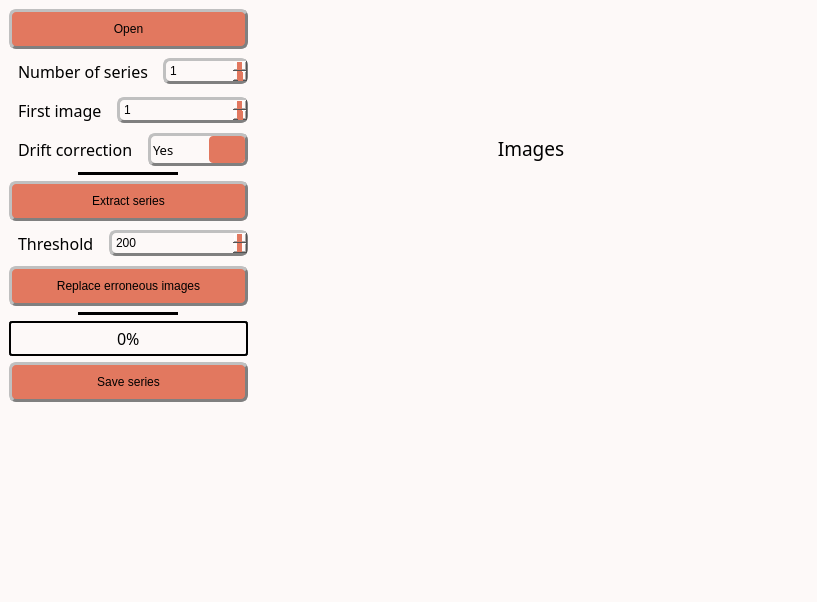
<?xml version="1.0" encoding="UTF-8"?>
<ui version="4.0">
 <class>MainWindow</class>
 <widget class="QMainWindow" name="MainWindow">
  <property name="windowModality">
   <enum>Qt::WindowModal</enum>
  </property>
  <property name="geometry">
   <rect>
    <x>0</x>
    <y>0</y>
    <width>817</width>
    <height>602</height>
   </rect>
  </property>
  <property name="sizePolicy">
   <sizepolicy hsizetype="Preferred" vsizetype="Preferred">
    <horstretch>0</horstretch>
    <verstretch>0</verstretch>
   </sizepolicy>
  </property>
  <property name="contextMenuPolicy">
   <enum>Qt::PreventContextMenu</enum>
  </property>
  <property name="windowTitle">
   <string>Extract mosaic</string>
  </property>
  <property name="windowOpacity">
   <double>1.000000000000000</double>
  </property>
  <property name="autoFillBackground">
   <bool>false</bool>
  </property>
  <property name="styleSheet">
   <string notr="true">/* Couleur du fond, label, combobox, progressbar vide et spin box */
QWidget, QLabel, QComboBox, QProgressBar, QSpinBox {background-color: rgb(253, 249, 248)}

/* Couleur quand inactif */
QPushButton:disabled, QComboBox:disabled, QSpinBox:disabled {background-color: rgba(243, 98, 64,150)}

/* Couleur des boutons et des selecteurs */
QPushButton, QComboBox::drop-down:button, QComboBox::down-arrow, QComboBox::down-arrow:disabled, QSpinBox::drop-down:button, QSpinBox::down-arrow, QSpinBox::down-arrow:disabled, QSpinBox::drop-up:button, QSpinBox::up-arrow, QSpinBox::up-arrow:disabled, QSlider::handle:horizontal {background-color: rgb(226, 120, 95)}

/* Couleur des bordures de même couleur que les boutons */
QComboBox::drop-down:button, QSpinBox::drop-down:button, QSpinBox::drop-up:button {border-color: rgb(193, 167, 181)}

/* Couleur des textes */
QLabel, QPushButton, QPushButton:hover, QCheckBox, QComboBox, Line, QTextEdit, QSpinBox {color: rgb(0, 0, 0)}

/* style des bordures 1 */
QLabel, QPushButton, QPushButton:hover, QCheckBox, QComboBox, QSpinBox  {
	border-style : outset;
	min-width : 5em;
}

/* style des bordures 2 */
QPushButton, QPushButton:hover, QCheckBox, QComboBox, QSpinBox  {
	border-radius: 7px;
	border-width: 3px;
	border-color: gray;
}

/* Font 1 */
QPushButton, QPushButton:hover, QCheckBox, QProgressBar {font: 12pt &quot;Noto Sans Cond&quot;}

/* Font 2 */
QComboBox, QTextEdit, QSpinBox {font: 10pt &quot;Noto Sans Cond&quot;}

/* Padding 1 */
QLabel, QComboBox, QComboBox::down-arrow, QSpinBox, QSpinBox::down-arrow, QSpinBox::up-arrow {padding : 2px;}

/* Padding 2 */
QPushButton, QPushButton:hover, QCheckBox {padding : 10px;}

/* Gestion taille des QCheckBoxes */
QCheckBox::indicator:unchecked, QCheckBox::indicator:unchecked:hover, QCheckBox::indicator:checked, QCheckBox::indicator:checked:hover  {
	width :30px;
	height : 30px;
}

QLabel {
	Border-radius : 5px;
	border-width : 0px;
	border-color : black;
	font : 14pt &quot;Noto Sans Cond&quot;;
}

QPushButton:hover {background-color: rgb(243, 98, 64);}

QCheckBox::indicator:unchecked {image: url(icons/uncheck_icon.png);}

QCheckBox::indicator:unchecked:hover {image: url(icons/uncheck_hover_icon.png);}

QCheckBox::indicator:checked {image: url(icons/Check_icon.png);}

QCheckBox::indicator:checked:hover {image: url(icons/Check_hover_icon.png);}

QComboBox::drop-down:button{
	border-radius: 4px;
	border-width: 3px;
	width: 36px;
}

QComboBox::down-arrow {
	image : url(icons/Arrow_down.png);
    width: 26px;
    height: 24px;
}

Line{
	format: plain;
	midLine-Width : 5px;
}

QFrame[height=&quot;3&quot;], QFrame[width=&quot;3&quot;] {background-color: #3A3939;}

QTextEdit{
	background-color: rgb(255, 255, 255);
	border-style: solid;
	border-radius: 5px;
	border-width: 2px;
	border-color: black;
}

QLineEdit {font : 12pt &quot;Noto Sans Cond&quot;;}

/* Gestion taille des QLineEdit */
QLineEdit::indicator:unchecked, QLineEdit::indicator:unchecked:hover, QLineEdit::indicator:checked, QLineEdit::indicator:checked:hover  {
	border-color: black;
}

QHBoxLayout {background-color: rgb(0, 240, 240, 50);}

QProgressBar {
	text-align: center;
	border: 2px solid black;
	border-radius: 3px;
 }

 QProgressBar::chunk {
	background-color: rgb(243, 98, 64);
	width: 20px;
	margin : 0.5px;
 }

QSpinBox::drop-down:button, QSpinBox::drop-up:button {
	border-radius: 2px;
	border-width: 3px;
	width: 36px;
}

QSpinBox::down-arrow {
	image : url(icons/Arrow_down.png);
    width: 26px;
    height: 24px;
}

QSpinBox::up-arrow {
	image : url(icons/Arrow_up.png);
    width: 26px;
    height: 24px;
}

QSlider::groove:horizontal {
    border: 1px solid #999999;
    height: 5px; /* the groove expands to the size of the slider by default. by giving it a height, it has a fixed size */
    background-color: rgb(0, 0, 0);
    margin: 2px 0;
}

QSlider::handle:horizontal {
    border: 1px solid #5c5c5c;
    width: 25px;
    height: 40px;
    margin: -10px 0; /* handle is placed by default on the contents rect of the groove. Expand outside the groove */
    border-radius: 3px;
}</string>
  </property>
  <property name="toolButtonStyle">
   <enum>Qt::ToolButtonIconOnly</enum>
  </property>
  <widget class="QWidget" name="centralwidget">
   <property name="autoFillBackground">
    <bool>false</bool>
   </property>
   <property name="styleSheet">
    <string notr="true"/>
   </property>
   <layout class="QHBoxLayout" name="horizontalLayout_6">
    <item>
     <layout class="QHBoxLayout" name="horizontalLayout_5">
      <item>
       <layout class="QVBoxLayout" name="verticalLayout_2">
        <item>
         <widget class="QPushButton" name="OpenData">
          <property name="sizePolicy">
           <sizepolicy hsizetype="Preferred" vsizetype="Fixed">
            <horstretch>0</horstretch>
            <verstretch>0</verstretch>
           </sizepolicy>
          </property>
          <property name="text">
           <string>Open</string>
          </property>
          <property name="icon">
           <iconset>
            <normaloff>../Traitement_stack/icons/import_icon.png</normaloff>../Traitement_stack/icons/import_icon.png</iconset>
          </property>
         </widget>
        </item>
        <item>
         <layout class="QHBoxLayout" name="horizontalLayout">
          <item>
           <widget class="QLabel" name="XYbin_label_">
            <property name="sizePolicy">
             <sizepolicy hsizetype="Fixed" vsizetype="Preferred">
              <horstretch>0</horstretch>
              <verstretch>0</verstretch>
             </sizepolicy>
            </property>
            <property name="font">
             <font>
              <family>Noto Sans Cond</family>
              <pointsize>12</pointsize>
              <weight>50</weight>
              <italic>false</italic>
              <bold>false</bold>
             </font>
            </property>
            <property name="styleSheet">
             <string notr="true">QLabel {
color: rgb(0, 0, 0);
background-color:	rgb(253, 249, 248);
border-style : outset;
Border-radius : 5px;
border-width : 0px;
border-color : black;
min-width : 5em;
padding : 5px;
font : 12pt &quot;Noto Sans Cond&quot;;
}</string>
            </property>
            <property name="text">
             <string>Number of series</string>
            </property>
           </widget>
          </item>
          <item>
           <widget class="QSpinBox" name="nbrSeries">
            <property name="sizePolicy">
             <sizepolicy hsizetype="Minimum" vsizetype="Fixed">
              <horstretch>0</horstretch>
              <verstretch>0</verstretch>
             </sizepolicy>
            </property>
            <property name="minimumSize">
             <size>
              <width>85</width>
              <height>15</height>
             </size>
            </property>
            <property name="toolTip">
             <string>&lt;html&gt;&lt;head/&gt;&lt;body&gt;&lt;p&gt;&lt;span style=&quot; font-size:11pt;&quot;&gt;Reduce image dimension by the given factor&lt;/span&gt;&lt;/p&gt;&lt;/body&gt;&lt;/html&gt;</string>
            </property>
            <property name="minimum">
             <number>1</number>
            </property>
            <property name="maximum">
             <number>99</number>
            </property>
           </widget>
          </item>
         </layout>
        </item>
        <item>
         <layout class="QHBoxLayout" name="horizontalLayout_2">
          <item>
           <widget class="QLabel" name="XYbin_label_1">
            <property name="sizePolicy">
             <sizepolicy hsizetype="Fixed" vsizetype="Preferred">
              <horstretch>0</horstretch>
              <verstretch>0</verstretch>
             </sizepolicy>
            </property>
            <property name="font">
             <font>
              <family>Noto Sans Cond</family>
              <pointsize>12</pointsize>
              <weight>50</weight>
              <italic>false</italic>
              <bold>false</bold>
             </font>
            </property>
            <property name="styleSheet">
             <string notr="true">QLabel {
color: rgb(0, 0, 0);
background-color:	rgb(253, 249, 248);
border-style : outset;
Border-radius : 5px;
border-width : 0px;
border-color : black;
min-width : 5em;
padding : 5px;
font : 12pt &quot;Noto Sans Cond&quot;;
}</string>
            </property>
            <property name="text">
             <string>First image</string>
            </property>
           </widget>
          </item>
          <item>
           <widget class="QSpinBox" name="First_img">
            <property name="sizePolicy">
             <sizepolicy hsizetype="Minimum" vsizetype="Fixed">
              <horstretch>0</horstretch>
              <verstretch>0</verstretch>
             </sizepolicy>
            </property>
            <property name="minimumSize">
             <size>
              <width>85</width>
              <height>15</height>
             </size>
            </property>
            <property name="toolTip">
             <string>&lt;html&gt;&lt;head/&gt;&lt;body&gt;&lt;p&gt;&lt;span style=&quot; font-size:11pt;&quot;&gt;Reduce image dimension by the given factor&lt;/span&gt;&lt;/p&gt;&lt;/body&gt;&lt;/html&gt;</string>
            </property>
            <property name="minimum">
             <number>1</number>
            </property>
            <property name="maximum">
             <number>99</number>
            </property>
           </widget>
          </item>
         </layout>
        </item>
        <item>
         <layout class="QHBoxLayout" name="horizontalLayout_3">
          <item>
           <widget class="QLabel" name="XYbin_label_2">
            <property name="sizePolicy">
             <sizepolicy hsizetype="Fixed" vsizetype="Preferred">
              <horstretch>0</horstretch>
              <verstretch>0</verstretch>
             </sizepolicy>
            </property>
            <property name="font">
             <font>
              <family>Noto Sans Cond</family>
              <pointsize>12</pointsize>
              <weight>50</weight>
              <italic>false</italic>
              <bold>false</bold>
             </font>
            </property>
            <property name="styleSheet">
             <string notr="true">QLabel {
color: rgb(0, 0, 0);
background-color:	rgb(253, 249, 248);
border-style : outset;
Border-radius : 5px;
border-width : 0px;
border-color : black;
min-width : 5em;
padding : 5px;
font : 12pt &quot;Noto Sans Cond&quot;;
}</string>
            </property>
            <property name="text">
             <string>Drift correction</string>
            </property>
           </widget>
          </item>
          <item>
           <widget class="QComboBox" name="DriftCorr_choice">
            <property name="sizePolicy">
             <sizepolicy hsizetype="Preferred" vsizetype="Minimum">
              <horstretch>0</horstretch>
              <verstretch>0</verstretch>
             </sizepolicy>
            </property>
            <property name="font">
             <font>
              <family>Noto Sans Cond</family>
              <pointsize>10</pointsize>
              <weight>50</weight>
              <italic>false</italic>
              <bold>false</bold>
             </font>
            </property>
            <property name="contextMenuPolicy">
             <enum>Qt::NoContextMenu</enum>
            </property>
            <property name="toolTip">
             <string>&lt;html&gt;&lt;head/&gt;&lt;body&gt;&lt;p&gt;&lt;span style=&quot; font-size:11pt;&quot;&gt;Choose of the algorithm.&lt;/span&gt;&lt;/p&gt;&lt;/body&gt;&lt;/html&gt;</string>
            </property>
            <property name="styleSheet">
             <string notr="true"/>
            </property>
            <item>
             <property name="text">
              <string>Yes</string>
             </property>
            </item>
            <item>
             <property name="text">
              <string>No</string>
             </property>
            </item>
           </widget>
          </item>
         </layout>
        </item>
        <item alignment="Qt::AlignHCenter">
         <widget class="Line" name="line1">
          <property name="sizePolicy">
           <sizepolicy hsizetype="Fixed" vsizetype="Fixed">
            <horstretch>0</horstretch>
            <verstretch>0</verstretch>
           </sizepolicy>
          </property>
          <property name="minimumSize">
           <size>
            <width>100</width>
            <height>0</height>
           </size>
          </property>
          <property name="frameShadow">
           <enum>QFrame::Plain</enum>
          </property>
          <property name="lineWidth">
           <number>5</number>
          </property>
          <property name="midLineWidth">
           <number>5</number>
          </property>
          <property name="orientation">
           <enum>Qt::Horizontal</enum>
          </property>
         </widget>
        </item>
        <item>
         <widget class="QPushButton" name="Xtract_series">
          <property name="text">
           <string>Extract series</string>
          </property>
          <property name="icon">
           <iconset>
            <normaloff>../Traitement_stack/icons/run_icon.png</normaloff>../Traitement_stack/icons/run_icon.png</iconset>
          </property>
         </widget>
        </item>
        <item>
         <layout class="QHBoxLayout" name="horizontalLayout_4">
          <item>
           <widget class="QLabel" name="label">
            <property name="sizePolicy">
             <sizepolicy hsizetype="Fixed" vsizetype="Preferred">
              <horstretch>0</horstretch>
              <verstretch>0</verstretch>
             </sizepolicy>
            </property>
            <property name="font">
             <font>
              <family>Noto Sans Cond</family>
              <pointsize>12</pointsize>
              <weight>50</weight>
              <italic>false</italic>
              <bold>false</bold>
             </font>
            </property>
            <property name="styleSheet">
             <string notr="true">QLabel {
color: rgb(0, 0, 0);
background-color:	rgb(253, 249, 248);
border-style : outset;
Border-radius : 5px;
border-width : 0px;
border-color : black;
min-width : 5em;
padding : 5px;
font : 12pt &quot;Noto Sans Cond&quot;;
}</string>
            </property>
            <property name="text">
             <string>Threshold</string>
            </property>
           </widget>
          </item>
          <item>
           <widget class="QSpinBox" name="Threshold">
            <property name="sizePolicy">
             <sizepolicy hsizetype="Minimum" vsizetype="Fixed">
              <horstretch>0</horstretch>
              <verstretch>0</verstretch>
             </sizepolicy>
            </property>
            <property name="minimumSize">
             <size>
              <width>85</width>
              <height>15</height>
             </size>
            </property>
            <property name="toolTip">
             <string>&lt;html&gt;&lt;head/&gt;&lt;body&gt;&lt;p&gt;&lt;span style=&quot; font-size:11pt;&quot;&gt;Reduce image dimension by the given factor&lt;/span&gt;&lt;/p&gt;&lt;/body&gt;&lt;/html&gt;</string>
            </property>
            <property name="minimum">
             <number>1</number>
            </property>
            <property name="maximum">
             <number>1000</number>
            </property>
            <property name="value">
             <number>200</number>
            </property>
           </widget>
          </item>
         </layout>
        </item>
        <item>
         <widget class="QPushButton" name="Erroneous_bttn">
          <property name="text">
           <string>Replace erroneous images</string>
          </property>
          <property name="icon">
           <iconset>
            <normaloff>../Traitement_stack/icons/run_icon.png</normaloff>../Traitement_stack/icons/run_icon.png</iconset>
          </property>
         </widget>
        </item>
        <item alignment="Qt::AlignHCenter">
         <widget class="Line" name="line1_2">
          <property name="sizePolicy">
           <sizepolicy hsizetype="Fixed" vsizetype="Fixed">
            <horstretch>0</horstretch>
            <verstretch>0</verstretch>
           </sizepolicy>
          </property>
          <property name="minimumSize">
           <size>
            <width>100</width>
            <height>0</height>
           </size>
          </property>
          <property name="frameShadow">
           <enum>QFrame::Plain</enum>
          </property>
          <property name="lineWidth">
           <number>5</number>
          </property>
          <property name="midLineWidth">
           <number>5</number>
          </property>
          <property name="orientation">
           <enum>Qt::Horizontal</enum>
          </property>
         </widget>
        </item>
        <item>
         <widget class="QProgressBar" name="progressBar">
          <property name="sizePolicy">
           <sizepolicy hsizetype="Preferred" vsizetype="Fixed">
            <horstretch>0</horstretch>
            <verstretch>0</verstretch>
           </sizepolicy>
          </property>
          <property name="minimumSize">
           <size>
            <width>90</width>
            <height>0</height>
           </size>
          </property>
          <property name="font">
           <font>
            <family>Noto Sans Cond</family>
            <pointsize>12</pointsize>
            <weight>50</weight>
            <italic>false</italic>
            <bold>false</bold>
           </font>
          </property>
          <property name="styleSheet">
           <string notr="true"/>
          </property>
          <property name="value">
           <number>0</number>
          </property>
         </widget>
        </item>
        <item>
         <widget class="QPushButton" name="Save_bttn">
          <property name="text">
           <string>Save series</string>
          </property>
          <property name="icon">
           <iconset>
            <normaloff>../Traitement_stack/icons/save_icon.png</normaloff>../Traitement_stack/icons/save_icon.png</iconset>
          </property>
         </widget>
        </item>
        <item>
         <spacer name="verticalSpacer">
          <property name="orientation">
           <enum>Qt::Vertical</enum>
          </property>
          <property name="sizeHint" stdset="0">
           <size>
            <width>20</width>
            <height>40</height>
           </size>
          </property>
         </spacer>
        </item>
       </layout>
      </item>
      <item>
       <layout class="QVBoxLayout" name="verticalLayout">
        <item>
         <widget class="QLabel" name="label_CurrentStack">
          <property name="sizePolicy">
           <sizepolicy hsizetype="MinimumExpanding" vsizetype="Preferred">
            <horstretch>0</horstretch>
            <verstretch>0</verstretch>
           </sizepolicy>
          </property>
          <property name="palette">
           <palette>
            <active>
             <colorrole role="WindowText">
              <brush brushstyle="SolidPattern">
               <color alpha="255">
                <red>0</red>
                <green>0</green>
                <blue>0</blue>
               </color>
              </brush>
             </colorrole>
             <colorrole role="Button">
              <brush brushstyle="SolidPattern">
               <color alpha="255">
                <red>253</red>
                <green>249</green>
                <blue>248</blue>
               </color>
              </brush>
             </colorrole>
             <colorrole role="Text">
              <brush brushstyle="SolidPattern">
               <color alpha="255">
                <red>0</red>
                <green>0</green>
                <blue>0</blue>
               </color>
              </brush>
             </colorrole>
             <colorrole role="ButtonText">
              <brush brushstyle="SolidPattern">
               <color alpha="255">
                <red>0</red>
                <green>0</green>
                <blue>0</blue>
               </color>
              </brush>
             </colorrole>
             <colorrole role="Base">
              <brush brushstyle="SolidPattern">
               <color alpha="255">
                <red>253</red>
                <green>249</green>
                <blue>248</blue>
               </color>
              </brush>
             </colorrole>
             <colorrole role="Window">
              <brush brushstyle="SolidPattern">
               <color alpha="255">
                <red>253</red>
                <green>249</green>
                <blue>248</blue>
               </color>
              </brush>
             </colorrole>
            </active>
            <inactive>
             <colorrole role="WindowText">
              <brush brushstyle="SolidPattern">
               <color alpha="255">
                <red>0</red>
                <green>0</green>
                <blue>0</blue>
               </color>
              </brush>
             </colorrole>
             <colorrole role="Button">
              <brush brushstyle="SolidPattern">
               <color alpha="255">
                <red>253</red>
                <green>249</green>
                <blue>248</blue>
               </color>
              </brush>
             </colorrole>
             <colorrole role="Text">
              <brush brushstyle="SolidPattern">
               <color alpha="255">
                <red>0</red>
                <green>0</green>
                <blue>0</blue>
               </color>
              </brush>
             </colorrole>
             <colorrole role="ButtonText">
              <brush brushstyle="SolidPattern">
               <color alpha="255">
                <red>0</red>
                <green>0</green>
                <blue>0</blue>
               </color>
              </brush>
             </colorrole>
             <colorrole role="Base">
              <brush brushstyle="SolidPattern">
               <color alpha="255">
                <red>253</red>
                <green>249</green>
                <blue>248</blue>
               </color>
              </brush>
             </colorrole>
             <colorrole role="Window">
              <brush brushstyle="SolidPattern">
               <color alpha="255">
                <red>253</red>
                <green>249</green>
                <blue>248</blue>
               </color>
              </brush>
             </colorrole>
            </inactive>
            <disabled>
             <colorrole role="WindowText">
              <brush brushstyle="SolidPattern">
               <color alpha="255">
                <red>0</red>
                <green>0</green>
                <blue>0</blue>
               </color>
              </brush>
             </colorrole>
             <colorrole role="Button">
              <brush brushstyle="SolidPattern">
               <color alpha="255">
                <red>253</red>
                <green>249</green>
                <blue>248</blue>
               </color>
              </brush>
             </colorrole>
             <colorrole role="Text">
              <brush brushstyle="SolidPattern">
               <color alpha="255">
                <red>0</red>
                <green>0</green>
                <blue>0</blue>
               </color>
              </brush>
             </colorrole>
             <colorrole role="ButtonText">
              <brush brushstyle="SolidPattern">
               <color alpha="255">
                <red>0</red>
                <green>0</green>
                <blue>0</blue>
               </color>
              </brush>
             </colorrole>
             <colorrole role="Base">
              <brush brushstyle="SolidPattern">
               <color alpha="255">
                <red>253</red>
                <green>249</green>
                <blue>248</blue>
               </color>
              </brush>
             </colorrole>
             <colorrole role="Window">
              <brush brushstyle="SolidPattern">
               <color alpha="255">
                <red>253</red>
                <green>249</green>
                <blue>248</blue>
               </color>
              </brush>
             </colorrole>
            </disabled>
           </palette>
          </property>
          <property name="font">
           <font>
            <family>Noto Sans Cond</family>
            <pointsize>14</pointsize>
            <weight>50</weight>
            <italic>false</italic>
            <bold>false</bold>
           </font>
          </property>
          <property name="styleSheet">
           <string notr="true"/>
          </property>
          <property name="lineWidth">
           <number>1</number>
          </property>
          <property name="midLineWidth">
           <number>0</number>
          </property>
          <property name="text">
           <string>Images</string>
          </property>
          <property name="scaledContents">
           <bool>false</bool>
          </property>
          <property name="alignment">
           <set>Qt::AlignCenter</set>
          </property>
         </widget>
        </item>
        <item>
         <widget class="ImageView" name="expSeries" native="true">
          <property name="sizePolicy">
           <sizepolicy hsizetype="MinimumExpanding" vsizetype="Preferred">
            <horstretch>0</horstretch>
            <verstretch>0</verstretch>
           </sizepolicy>
          </property>
         </widget>
        </item>
       </layout>
      </item>
     </layout>
    </item>
   </layout>
  </widget>
  <widget class="QMenuBar" name="menubar">
   <property name="geometry">
    <rect>
     <x>0</x>
     <y>0</y>
     <width>817</width>
     <height>20</height>
    </rect>
   </property>
  </widget>
  <widget class="QStatusBar" name="statusbar"/>
 </widget>
 <customwidgets>
  <customwidget>
   <class>ImageView</class>
   <extends>QWidget</extends>
   <header>pyqtgraph</header>
   <container>1</container>
  </customwidget>
 </customwidgets>
 <resources/>
 <connections/>
</ui>
